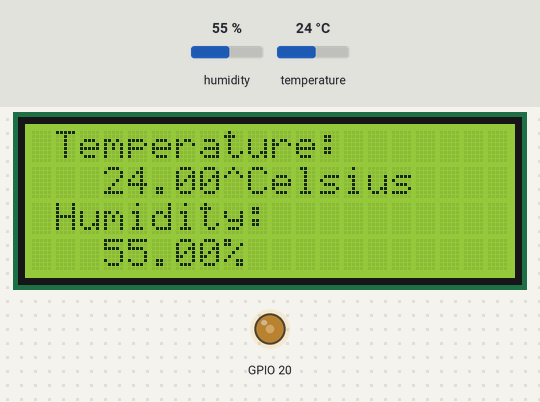
This sketch was run on a simulated ESP32. Shown: 20×4 character LCD, output pins drawn as LEDs (lit = HIGH). The inputs (shaded band) are chosen by the test bench; at power-on: humidity 55 %, temperature 24 °C. WiFi joins after 1.5 s; servers stay silent unless stated; no MQTT or app messages arrive unless stated; what the sketch prints to the serial monitor is not drawn.

Above: at 3.4 s.
3.5 s: humidity set to 22 %
At 5.9 s:
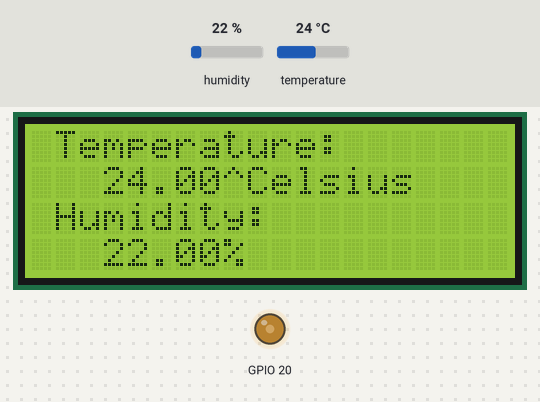
6.5 s: temperature set to 12 °C
At 8.3 s:
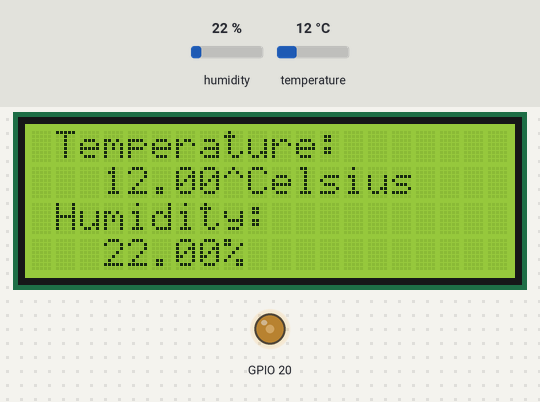
8.6 s: humidity set to 40 %
At 10.6 s:
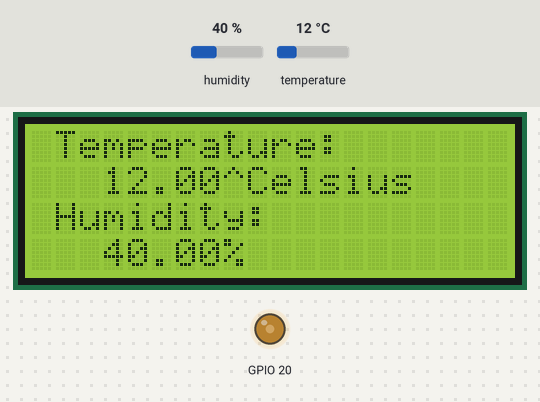
10.9 s: temperature set to 19 °C
Timing chart, 0 to 13.9 s (numbered marks = the images above; inputs shaded):
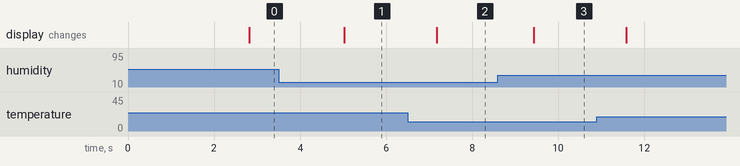

Measured:
- after the input at 3.5 s, the display: changes after 1.5 s (image 1)
- after the input at 6.5 s, the display: changes after 0.68 s (image 2)
- after the input at 8.6 s, the display: changes after 0.83 s (image 3)

The sketch:

sensor_sht30_ubidots_lcddisplay.ino
```cpp
#include <LiquidCrystal_I2C.h>//Library LCD i2c
//inisialisasi nomor pin LCD
LiquidCrystal_I2C lcd(0x27, 20, 4);
#include <analogWrite.h>

#include <WiFi.h>
#include <PubSubClient.h>
#include <SPI.h>
#include "Wire.h"
#include "SHT31.h"

String tempStr;
String humStr;

WiFiClient ubidots;
PubSubClient client(ubidots);

#define WIFISSID "KMTek" // Nama Hotspot / WiFi
#define PASSWORD "KMTek123" // Password WiFi
#define TOKEN "XXXXXXXXXXXXXXXXXXXXXXXXXXXXXX"   // Ubidots TOKEN
#define MQTT_CLIENT_NAME "SENSOR SHT30" //mqtt client name / Device name/ custom

#define VARIABLE_LABEL_1 "temperature" // Nama Variabel 1
#define VARIABLE_LABEL_2 "humidity" // Nama Variabel 2
#define DEVICE_LABEL "sensor-sht30" // Api Label / Device Label in Ubidots


char mqttBroker[]  = "industrial.api.ubidots.com";
char payload[200];
char topic[150];

char str_val_1[6];
char str_val_2[6];

int Con = 100;

uint32_t start;
uint32_t stop;

SHT31 sht;


void callback(char* topic, byte* payload, unsigned int length) {
  Serial.print("Message arrived [");
  Serial.print(topic);
  Serial.print("] ");
  for (int i = 0; i < length; i++) {
    Serial.print((char)payload[i]);
  }
  Serial.println();
}

void reconnect() {
  // Loop until we're reconnected
  while (!client.connected()) {
    Serial.println("Attempting MQTT connection...");

    // Attemp to connect
    if (client.connect(MQTT_CLIENT_NAME, TOKEN, "")) {
      Serial.println("Connected To Ubidots");
    } else {
      Serial.print("Failed, rc=");
      Serial.print(client.state());
      Serial.println(" try again in 2 seconds");
      // Wait 2 seconds before retrying
      delay(2000);
    }
  }
}
void setup()
{

  analogWrite(20, Con);
  lcd.begin( );
  WiFi.begin(WIFISSID, PASSWORD);
  Serial.begin(115200);
  Wire.begin();

  //connecting to wifi
  Serial.println();
  Serial.print("Wait for WiFi...");

  while (WiFi.status() != WL_CONNECTED) {
    Serial.print(".");
    delay(500);
  }

  Serial.println("");
  Serial.println("WiFi Connected");
  Serial.println("IP address: ");
  Serial.println(WiFi.localIP());
  client.setServer(mqttBroker, 1883);
  client.setCallback(callback);

  sht.begin(0x44);    //Sensor I2C Address

  Wire.setClock(100000);
  uint16_t stat = sht.readStatus();
  Serial.print(stat, HEX);
  Serial.println();
}

void loop()
{
  if (!client.connected()) {
    reconnect();
  }
  sht.read();

  float temperature = (sht.getTemperature());
  float humidity = (sht.getHumidity());

  Serial.print("Temperature:");
  Serial.print(sht.getTemperature(), 1);
  Serial.print("\t");
  Serial.print("Humidity:");
  Serial.println(sht.getHumidity(), 1);
  delay(1000 );

  lcd.setCursor(1, 0);
  lcd.print("Temperature: ");
  lcd.setCursor(3, 1);
  lcd.print(sht.getTemperature());
  lcd.print("^Celsius");
  lcd.setCursor(1, 2);
  lcd.print("Humidity:");
  lcd.setCursor(3, 3);
  lcd.print(sht.getHumidity());
  lcd.print("%");

  dtostrf(temperature, 4, 2, str_val_1);
  dtostrf(humidity, 4, 2, str_val_2);


  sprintf(topic, "%s", "");
  sprintf(topic, "%s%s", "/v1.6/devices/", DEVICE_LABEL);

  sprintf(payload, "%s", ""); // Cleans the payload content
  sprintf(payload, "{\"%s\":", VARIABLE_LABEL_1);
  sprintf(payload, "%s {\"value\": %s}", payload, str_val_1);
  sprintf(payload, "%s, \"%s\":", payload, VARIABLE_LABEL_2);
  sprintf(payload, "%s {\"value\": %s}", payload, str_val_2);
  sprintf(payload, "%s}", payload);

  Serial.println("Publishing data to Ubidots Cloud");
  client.publish(topic, payload);
  client.loop();
  delay(1000);


}
```
